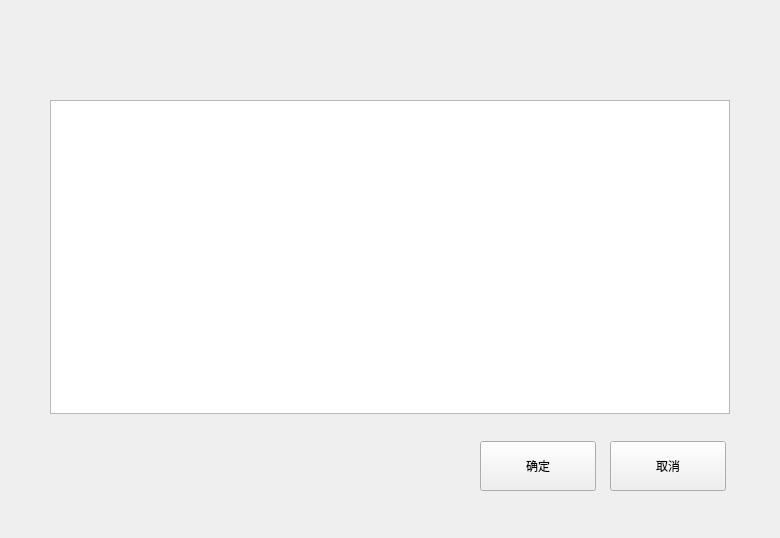
<?xml version="1.0" encoding="UTF-8"?>
<ui version="4.0">
 <class>SampleRackAllocationDlg</class>
 <widget class="BaseDlg" name="SampleRackAllocationDlg">
  <property name="geometry">
   <rect>
    <x>0</x>
    <y>0</y>
    <width>780</width>
    <height>538</height>
   </rect>
  </property>
  <property name="windowTitle">
   <string notr="true">SampleRackAllocationDlg</string>
  </property>
  <widget class="QTableView" name="tableView">
   <property name="geometry">
    <rect>
     <x>50</x>
     <y>100</y>
     <width>680</width>
     <height>314</height>
    </rect>
   </property>
   <property name="styleSheet">
    <string notr="true"/>
   </property>
   <property name="selectionBehavior">
    <enum>QAbstractItemView::SelectRows</enum>
   </property>
   <property name="horizontalScrollMode">
    <enum>QAbstractItemView::ScrollPerPixel</enum>
   </property>
   <property name="showGrid">
    <bool>false</bool>
   </property>
   <property name="cornerButtonEnabled">
    <bool>false</bool>
   </property>
   <attribute name="horizontalHeaderDefaultSectionSize">
    <number>225</number>
   </attribute>
   <attribute name="horizontalHeaderHighlightSections">
    <bool>false</bool>
   </attribute>
   <attribute name="horizontalHeaderStretchLastSection">
    <bool>true</bool>
   </attribute>
   <attribute name="verticalHeaderVisible">
    <bool>false</bool>
   </attribute>
   <attribute name="verticalHeaderDefaultSectionSize">
    <number>45</number>
   </attribute>
   <attribute name="verticalHeaderHighlightSections">
    <bool>false</bool>
   </attribute>
   <attribute name="verticalHeaderStretchLastSection">
    <bool>true</bool>
   </attribute>
  </widget>
  <widget class="QPushButton" name="ok_btn">
   <property name="geometry">
    <rect>
     <x>480</x>
     <y>441</y>
     <width>116</width>
     <height>50</height>
    </rect>
   </property>
   <property name="text">
    <string>确定</string>
   </property>
   <property name="buttons" stdset="0">
    <string>btn_dlg</string>
   </property>
  </widget>
  <widget class="QPushButton" name="cancel_btn">
   <property name="geometry">
    <rect>
     <x>610</x>
     <y>441</y>
     <width>116</width>
     <height>50</height>
    </rect>
   </property>
   <property name="text">
    <string>取消</string>
   </property>
   <property name="buttons" stdset="0">
    <string>btn_dlg</string>
   </property>
  </widget>
  <widget class="QFrame" name="line_h">
   <property name="geometry">
    <rect>
     <x>50</x>
     <y>100</y>
     <width>680</width>
     <height>1</height>
    </rect>
   </property>
   <property name="frameShape">
    <enum>QFrame::StyledPanel</enum>
   </property>
   <property name="frameShadow">
    <enum>QFrame::Raised</enum>
   </property>
   <property name="lines" stdset="0">
    <string>solid</string>
   </property>
  </widget>
  <widget class="QFrame" name="line_h_2">
   <property name="geometry">
    <rect>
     <x>50</x>
     <y>413</y>
     <width>680</width>
     <height>1</height>
    </rect>
   </property>
   <property name="frameShape">
    <enum>QFrame::StyledPanel</enum>
   </property>
   <property name="frameShadow">
    <enum>QFrame::Raised</enum>
   </property>
   <property name="lines" stdset="0">
    <string>solid</string>
   </property>
  </widget>
  <widget class="QFrame" name="line_v">
   <property name="geometry">
    <rect>
     <x>50</x>
     <y>100</y>
     <width>1</width>
     <height>314</height>
    </rect>
   </property>
   <property name="frameShape">
    <enum>QFrame::StyledPanel</enum>
   </property>
   <property name="frameShadow">
    <enum>QFrame::Raised</enum>
   </property>
   <property name="lines" stdset="0">
    <string>solid</string>
   </property>
  </widget>
  <widget class="QFrame" name="line_v_2">
   <property name="geometry">
    <rect>
     <x>729</x>
     <y>100</y>
     <width>1</width>
     <height>314</height>
    </rect>
   </property>
   <property name="frameShape">
    <enum>QFrame::StyledPanel</enum>
   </property>
   <property name="frameShadow">
    <enum>QFrame::Raised</enum>
   </property>
   <property name="lines" stdset="0">
    <string>solid</string>
   </property>
  </widget>
 </widget>
 <customwidgets>
  <customwidget>
   <class>BaseDlg</class>
   <extends>QWidget</extends>
   <header>shared/basedlg.h</header>
   <container>1</container>
  </customwidget>
 </customwidgets>
 <resources/>
 <connections>
  <connection>
   <sender>cancel_btn</sender>
   <signal>clicked()</signal>
   <receiver>SampleRackAllocationDlg</receiver>
   <slot>close()</slot>
   <hints>
    <hint type="sourcelabel">
     <x>474</x>
     <y>342</y>
    </hint>
    <hint type="destinationlabel">
     <x>570</x>
     <y>312</y>
    </hint>
   </hints>
  </connection>
 </connections>
</ui>
